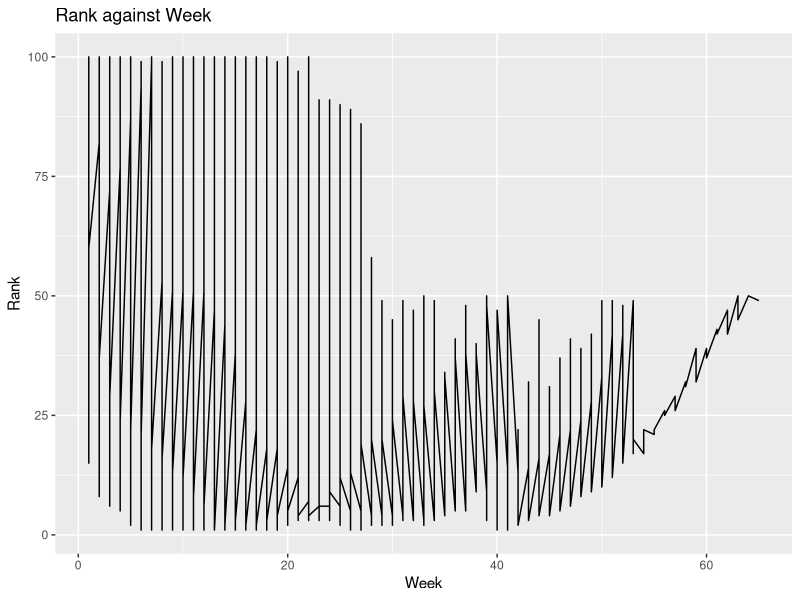

The R source for this figure:
## ---- chunk 1
knitr::opts_chunk$set(echo = TRUE)
## ---- chunk 2
# tidy data

library(tidyverse)
tidydata <- tribble(
~country, ~year, ~cases, ~population,
"Afghanistan", 1999, 745, 19987071,
"Afghanistan", 2000, 2666, 20595360,
"Brazil", 1999, 37737, 172006362,
"Brazil", 2000, 80488, 174504898,
"China", 1999, 212258, 1272915272,
"China", 2000, 213766, 1280428583)
tidydata

## ---- chunk 3
# untidy data

nontidydata <- tribble(
 ~country,~year,~rate, 
"Afghanistan", 1999, "745/19987071", 
"Afghanistan", 2000, "2666/20595360", 
"Brazil", 1999, "37737/172006362", 
"Brazil", 2000, "80488/174504898", 
"China", 1999, "212258/1272915272",
"China", 2000, "213766/1280428583")
nontidydata

## ---- chunk 4
tidieddata <- nontidydata %>%
 separate(rate, into = c("cases", 
 "population"),
 sep = "/")
tidieddata


## ---- chunk 5
newtidieddata <- tidieddata %>%
 pivot_longer(
 cols = cases:population,
 names_to = "measurement"
,
 values_to = "value"
 )
newtidieddata
## ---- chunk 6
df <- tribble(
 ~id, ~bp1, ~bp2,
 "A", 100, 120,
 "B", 140, 115,
 "C", 120, 125
)
df

## ---- chunk 7
df %>%
 pivot_longer(
 cols = bp1:bp2,
 names_to = "measurement",
 values_to = "value"
 )

## ---- chunk 8

newtidieddata

newtidieddata %>% 
 pivot_wider(names_from="measurement",
 values_from="value")

## ---- chunk 9

df <- tribble(
 ~id, ~measurement, ~value,
 "A", "bp1", 100,
 "B", "bp1", 140,
 "B", "bp2", 115, 
 "A", "bp2", 120,
 "A", "bp3", 105
)
df

## ---- chunk 10

df %>% 
 pivot_wider(
 names_from = measurement,
 values_from = value
 )

## ---- chunk 11
billboard

library(dplyr)
library(tidyr)
library(ggplot2)
## ---- chunk 12
billboard_long <- billboard %>% 
  pivot_longer(cols = starts_with("wk"), 
               names_to = "week",
               values_drop_na = TRUE) %>% 
  mutate(week = parse_number(week))
## ---- chunk 13

ggplot(data = billboard_long,
 mapping = aes(x = week, y = value)) +
 geom_line() +
 labs(title = "Rank against Week",
      x = "Week", y = "Rank")

## ---- chunk 14
cms_patient_experience
## ---- chunk 15
# Step 1: Pivot the data using pivot_wider
reshaped_data <- cms_patient_experience %>%
  pivot_wider(
    names_from = measure_cd,
    values_from = prf_rate
  )

reshaped_data
## ---- chunk 16
reshaped_data <- cms_patient_experience %>%
  pivot_wider(
    id_cols = starts_with("org"),
    names_from = measure_cd,
    values_from = prf_rate
  )

reshaped_data
## ---- chunk 17

